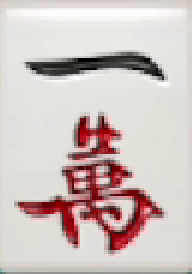
#> input picture tile_templates/1m.png, 96 x 137 px (shown 2 times larger)
$ python simple_auto.py
#> lines starting #> are read from the running program, lines starting #| are printed output that depends on the picture; after the words box and inside, x2 and y2 are one past the last pixel; in counts of white or black regions, pixels touching at a corner belong together
"""
简化版自动识别
直接用模板匹配，显示调试信息！
"""

from __future__ import annotations

import sys
import json
from pathlib import Path

# 添加项目路径
ROOT = Path(__file__).parent
SRC = ROOT / "src"
if str(SRC) not in sys.path:
    sys.path.insert(0, str(SRC))

import cv2
import numpy as np
from majiang_ai import evaluate_hand


def load_templates_simple(template_dir):
    """简单加载模板"""
    templates = {}
    import re
    valid = re.compile(r'^[1-9][mpsz]$')
    for f in template_dir.iterdir():
        if f.suffix.lower() in ('.png', '.jpg', '.jpeg'):
            code = f.stem
            if valid.match(code):
                img = cv2.imread(str(f))
#> img is the input picture: shape (137, 96, 3); mean B, G, R 191.6, 194.6, 207.7
                if img is not None:
                    templates[code] = img
    return templates


def load_calibration():
    try:
        with open("calibration_config.json", "r", encoding="utf-8") as f:
            cfg = json.load(f)
        return cfg["hand"]
    except Exception:
        return None


def match_single(crop, templates):
    """匹配单张牌，返回最相似的"""
    best_code = None
    best_score = 0
    if crop is None or crop.size == 0:
        return best_code, best_score

    gray = cv2.cvtColor(crop, cv2.COLOR_BGR2GRAY) if len(crop.shape) == 3 else crop

    for code, tmpl in templates.items():
        # 调整模板大小和裁剪一致
        tmpl_gray = cv2.cvtColor(tmpl, cv2.COLOR_BGR2GRAY) if len(tmpl.shape) == 3 else tmpl
        h, w = gray.shape
        if w > 0 and h > 0:
            tmpl_resized = cv2.resize(tmpl_gray, (w, h))
            # 匹配
            try:
                result = cv2.matchTemplate(gray, tmpl_resized, cv2.TM_CCOEFF_NORMED)
                min_val, max_val, min_loc, max_loc = cv2.minMaxLoc(result)
                if max_val > best_score:
                    best_score = max_val
                    best_code = code
            except Exception:
                pass
    return best_code, best_score


def main():
    print("=" * 60)
    print("简化版自动识别 - 调试版")
    print("=" * 60)

    # 加载模板
    template_dir = ROOT / "tile_templates"
    templates = load_templates_simple(template_dir)
#> templates = 4 items
    print(f"✅ 已加载模板: {list(templates.keys())}")
#| ✅ 已加载模板: ['1m', '1p', '1s', '2m']

    if len(templates) == 0:
        print("\n❌ 没有找到模板！")
        return

    # 加载标定
    hand_region = load_calibration()
#> (reads calibration_config.json from the repository)
    if not hand_region:
        print("❌ 没有标定！")
        return

    # 直接打开相机
    cap = cv2.VideoCapture(1)
    if not cap.isOpened():
        cap = cv2.VideoCapture(0)
        if not cap.isOpened():
            print("❌ 打不开相机！")
            return

    print("✅ 相机已打开！按 'q' 退出，按 's' 保存截图\n")

    try:
        while True:
            ret, frame = cap.read()
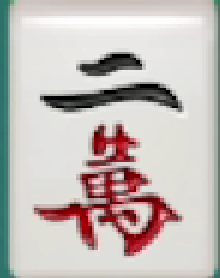
#> input picture tile_templates/2m.png, 110 x 139 px, given in place of the camera (shown 2 times larger)
#> frame is the input picture: shape (139, 110, 3); mean B, G, R 184.8, 188.3, 196.1
            if not ret:
                cv2.waitKey(30)
                continue

            display = frame.copy()
            h, w = display.shape[:2]
#> h = 139; w = 110

            # 画标定区域
            x1 = int(hand_region["left"] * w)
#> x1 = 9
            y1 = int(hand_region["top"] * h)
#> y1 = 110
            x2 = int((hand_region["left"] + hand_region["width"]) * w)
#> x2 = 94
            y2 = int((hand_region["top"] + hand_region["height"]) * h)
#> y2 = 130

            cv2.rectangle(display, (x1, y1), (x2, y2), (0, 255, 0), 3)
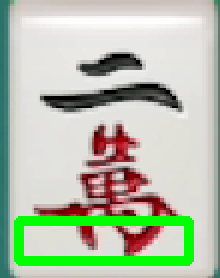
#> display: shape (139, 110, 3) (shown 2 times larger); 6.79% of pixels changed, all inside (x1, y1, x2, y2) = (7, 108, 97, 133)

            # 裁剪区域
            hand_crop = frame[y1:y2, x1:x2].copy()
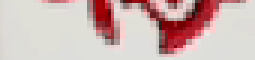
#> hand_crop: shape (20, 85, 3) (shown 3 times larger); mean B, G, R 178.8, 181.1, 206.9

            # 识别牌
            recognized_codes = []
            if hand_crop.size > 0:
                # 简单分割：假设牌是等宽的
                h_h, w_h = hand_crop.shape[:2]
#> h_h = 20; w_h = 85
                if len(templates) > 0:
                    num_tiles = 14  # 假设14张牌
                    tile_w = w_h // num_tiles
#> tile_w = 6
                    if tile_w > 10:
                        # 切分并识别
                        for i in range(num_tiles):
                            tx1 = i * tile_w
                            tx2 = (i+1)*tile_w
                            tile_crop = hand_crop[:, tx1:tx2].copy()
                            # 匹配
                            code, score = match_single(tile_crop, templates)
                            if code and score > 0.3:
                                recognized_codes.append(code)

                                # 画出来
                                cx = x1 + (i * tile_w) + (tile_w // 2)
                                cy = y1 + (h_h // 2)
                                cv2.putText(
                                    display,
                                    code,
                                    (cx - 10, cy),
                                    cv2.FONT_HERSHEY_SIMPLEX,
                                    0.7,
                                    (0, 255, 0),
                                    2
                                )
                            else:
                                # 画框
                                cx = x1 + (i * tile_w) + (tile_w // 2)
                                cy = y1 + (h_h // 2)
                                cv2.rectangle(
                                    display,
                                    (x1 + i * tile_w, y1),
                                    (x1 + (i+1)*tile_w, y2),
                                    (0, 0, 255),
                                    1
                                )

            # 整理编码
            if recognized_codes:
                # 分组并排序
                groups = {"m": [], "p": [], "s": [], "z": []}
                for code in recognized_codes:
                    num = code[0]
                    suit = code[1]
                    groups[suit].append(num)

                # 构建紧凑编码
                compact = ""
                for suit in ["m", "p", "s", "z"]:
                    if groups[suit]:
                        compact += "".join(sorted(groups[suit])) + suit

                # 算牌
                try:
                    eval_result = evaluate_hand(compact)
                    # 显示结果
                    y_off = 30
                    cv2.putText(
                        display,
                        f"Hand: {compact}",
                        (10, y_off),
                        cv2.FONT_HERSHEY_SIMPLEX,
                        0.7,
                        (0, 255, 255),
                        2
                    )
                    y_off += 30

                    if eval_result.options:
                        best = eval_result.options[0]
                        cv2.putText(
                            display,
                            f"Discard: {best.discard}",
                            (10, y_off),
                            cv2.FONT_HERSHEY_SIMPLEX,
                            1.0,
                            (0, 255, 0),
                            3
                        )
                except Exception as e:
                    pass

            # 显示
            cv2.imshow("Auto Recognition - Simple", display)

            key = cv2.waitKey(30) & 0xFF
#> (key q is pressed here)
            if key == ord('q'):
                break
            elif key == ord('s'):
                cv2.imwrite("auto_recognition.png", display)
                print("📸 截图已保存！")

    finally:
        cap.release()
        cv2.destroyAllWindows()


if __name__ == "__main__":
    main()
